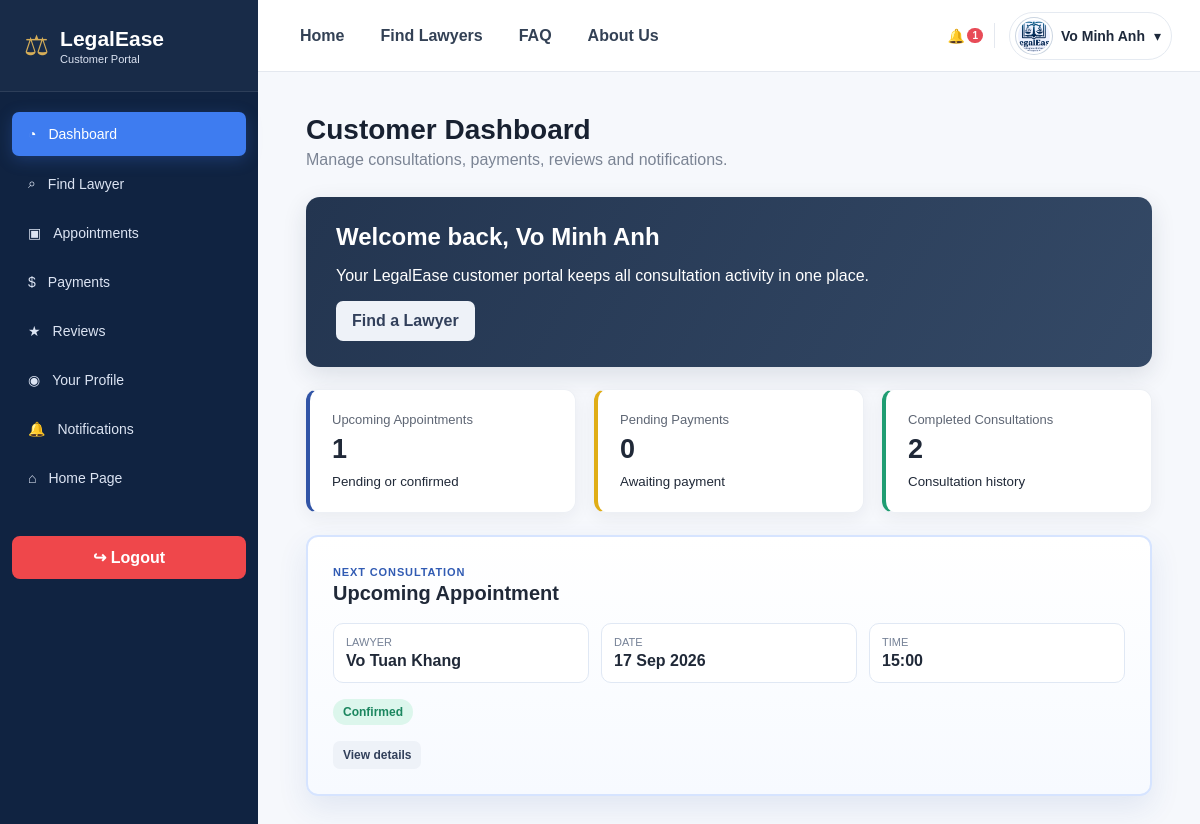
Page /customer/dashboard.php (signed in) on the committed database.
### tables this page shows
CREATE TABLE customer_profiles (
 id INT AUTO_INCREMENT PRIMARY KEY,user_id INT NOT NULL UNIQUE,full_name VARCHAR(150) NOT NULL,phone VARCHAR(30) DEFAULT '',address VARCHAR(255) DEFAULT '',avatar_file VARCHAR(255) DEFAULT '',gender ENUM('Male','Female','Other') NULL,birth_date DATE NULL,
 CONSTRAINT fk_customer_user FOREIGN KEY(user_id) REFERENCES users(id) ON DELETE CASCADE
);

CREATE TABLE appointments (
 id INT AUTO_INCREMENT PRIMARY KEY,slot_id INT NOT NULL,customer_id INT NOT NULL,lawyer_id INT NOT NULL,service_name VARCHAR(150) DEFAULT 'Legal Consultation',note TEXT NOT NULL,
 appointment_date DATE NOT NULL,start_time TIME NOT NULL,end_time TIME NOT NULL,fee DECIMAL(10,2) NOT NULL DEFAULT 0,status ENUM('Pending','Confirmed','Completed','Cancelled') NOT NULL DEFAULT 'Pending',notes TEXT DEFAULT NULL,
 cancel_reason VARCHAR(255) DEFAULT NULL,cancelled_by ENUM('customer','lawyer','admin') DEFAULT NULL,
 created_at DATETIME NOT NULL DEFAULT CURRENT_TIMESTAMP,updated_at DATETIME NULL,payment_due_at DATETIME NULL,payment_reminder_sent_at DATETIME NULL,INDEX idx_appt_lawyer_status(lawyer_id,status),INDEX idx_appt_customer_status(customer_id,status),
 CONSTRAINT fk_appt_slot FOREIGN KEY(slot_id) REFERENCES availability_slots(id),CONSTRAINT fk_appt_customer FOREIGN KEY(customer_id) REFERENCES customer_profiles(id) ON DELETE CASCADE,
 CONSTRAINT fk_appt_lawyer FOREIGN KEY(lawyer_id) REFERENCES lawyer_profiles(id) ON DELETE CASCADE
);

CREATE TABLE lawyer_profiles (
 id INT AUTO_INCREMENT PRIMARY KEY,user_id INT NOT NULL UNIQUE,full_name VARCHAR(150) NOT NULL,phone VARCHAR(30) DEFAULT '',experience_years INT NOT NULL DEFAULT 0,bio TEXT,
 office_address VARCHAR(255) DEFAULT '',location_id INT NULL,is_verified TINYINT(1) NOT NULL DEFAULT 0,rating DECIMAL(2,1) NOT NULL DEFAULT 0.0,
 consultation_fee DECIMAL(10,2) NOT NULL DEFAULT 500000,avatar_file VARCHAR(255) DEFAULT '',created_at DATETIME NOT NULL DEFAULT CURRENT_TIMESTAMP,
 CONSTRAINT fk_lawyer_user FOREIGN KEY(user_id) REFERENCES users(id) ON DELETE CASCADE,
 CONSTRAINT fk_lawyer_location FOREIGN KEY(location_id) REFERENCES locations(id) ON DELETE SET NULL
);

### includes/bootstrap.php (called while the page is built, shortened)
<?php
function e(?string $value): string {
    return htmlspecialchars((string)$value, ENT_QUOTES, 'UTF-8');
}
function avatar_url(?string $stored): string {
    $stored=trim((string)$stored);
    if($stored==='') return app_base_url().'/assets/images/logo.png';
    return app_base_url().'/'.ltrim($stored, '/');
}
function user(): ?array {
    return $_SESSION['user'] ?? null;
}
function app_base_url(): string {
    return '/LegalEase_eProject';
}

### customer/dashboard.php (the view, shortened to what this page needs)
<?php
require_once __DIR__ . '/../includes/customer_layout.php';
$cid = current_customer_id($pdo);
$counts = ['upcoming' => 0, 'pending_payment' => 0, 'completed' => 0];
$s = $pdo->prepare("SELECT COUNT(*) FROM appointments WHERE customer_id=? AND status IN('Pending','Confirmed') AND appointment_date>=CURDATE()");
$s->execute([$cid]);
$counts['upcoming'] = (int) $s->fetchColumn();
$s = $pdo->prepare("SELECT COUNT(*) FROM payments WHERE customer_id=? AND status='Pending'");
$s->execute([$cid]);
$counts['pending_payment'] = (int) $s->fetchColumn();
$s = $pdo->prepare("SELECT COUNT(*) FROM appointments WHERE customer_id=? AND status='Completed'");
$s->execute([$cid]);
$counts['completed'] = (int) $s->fetchColumn();
$up = $pdo->prepare("SELECT a.id,a.appointment_date,a.start_time,a.status,lp.full_name FROM appointments a JOIN lawyer_profiles lp ON lp.id=a.lawyer_id WHERE a.customer_id=? AND a.status IN('Pending','Confirmed') AND a.appointment_date>=CURDATE() ORDER BY a.appointment_date,a.start_time LIMIT 1");
$up->execute([$cid]);
$next = $up->fetch();
customer_shell_start('Customer Dashboard', 'Manage consultations, payments, reviews and notifications.');
?>
<div class="hero-card">
<h2>Welcome back, <?= e(user()['name'])?></h2>
<p>Your LegalEase customer portal keeps all consultation activity in one place.</p>
<a class="btn btn-light" href="/LegalEase_eProject/public/lawyers.php">Find a Lawyer</a>
</div>
<div class="stats-grid">
<div class="stat-card">
<div class="label">Upcoming Appointments</div>
<div class="value"><?= $counts['upcoming']?></div>
<small>Pending or confirmed</small>
</div>
<div class="stat-card warning">
<div class="label">Pending Payments</div>
<div class="value"><?= $counts['pending_payment']?></div>
<small>Awaiting payment</small>
</div>
<div class="stat-card success">
<div class="label">Completed Consultations</div>
<div class="value"><?= $counts['completed']?></div>
<small>Consultation history</small>
</div>
</div>
<div class="card upcoming-customer-card">
<div class="card-header">
<div>
<span class="upcoming-label">Next consultation</span>
<h2>Upcoming Appointment</h2>
</div>
</div><?php
if ($next):?><div class="customer-next-appointment">
<div>
<span>Lawyer</span>
<strong><?= e($next['full_name'])?></strong>
</div>
<div>
<span>Date</span>
<strong><?= e(date('d M Y', strtotime($next['appointment_date'])))?></strong>
</div>
<div>
<span>Time</span>
<strong><?= e(substr($next['start_time'], 0, 5))?></strong>
</div>
</div>
<p>
<span class="badge <?= customer_badge($next['status'])?>"><?= e($next['status'])?></span>
</p>
<a class="btn btn-light btn-sm" href="appointments.php">View details</a><?php
else:?><div class="empty">No upcoming appointment.</div><?php
endif?></div>
<?php
customer_shell_end();
?>

### includes/customer_layout.php (shortened to what this page needs)
<?php
require_once __DIR__ . '/bootstrap.php';
function customer_badge(string $status): string {
    $s = strtolower($status);
    return match ($s) {
        'pending', 'refund pending' => 'badge-pending', 'confirmed', 'success', 'active' => 'badge-confirmed', 'completed' => 'badge-completed', 'cancelled', 'failed', 'inactive' => 'badge-cancelled', 'refunded', 'partially refunded' => 'badge-completed', default => 'badge-neutral'
    };
}
function customer_shell_start(string $title, string $subtitle = ''): void {
    global $pdo;
    $current = basename($_SERVER['PHP_SELF']);
    $uid = (int) (user()['id'] ?? 0);
    $n = 0;
    $profile = null;
    if ($uid) {
        $s = $pdo->prepare('SELECT COUNT(*) FROM notifications WHERE user_id=? AND is_read=0');
        $s->execute([$uid]);
        $n = (int) $s->fetchColumn();
        $s = $pdo->prepare('SELECT cp.full_name,cp.phone,cp.address,cp.avatar_file,u.email FROM customer_profiles cp JOIN users u ON u.id=cp.user_id WHERE cp.user_id=?');
        $s->execute([$uid]);
        $profile = $s->fetch();
    }
    $links = [['dashboard.php', '◔', 'Dashboard'], ['/LegalEase_eProject/public/lawyers.php', '⌕', 'Find Lawyer'], ['appointments.php', '▣', 'Appointments'], ['payments.php', '$', 'Payments'], ['reviews.php', '★', 'Reviews'], ['profile.php', '◉', 'Your Profile'], ['notifications.php', '🔔', 'Notifications']];
    $cssVer = @filemtime(__DIR__ . '/../assets/css/customer.css') ?: time();
    echo '<!doctype html><html lang="en"><head><meta charset="utf-8"><meta name="viewport" content="width=device-width,initial-scale=1"><title>' . e($title) . ' | LegalEase</title><link rel="stylesheet" href="/LegalEase_eProject/assets/css/customer.css?v=' . $cssVer . '"></head><body><div class="customer-layout"><aside class="customer-sidebar"><a class="customer-brand" href="/LegalEase_eProject/customer/dashboard.php" style="text-decoration:none"><div class="mark">⚖</div><div><strong>LegalEase</strong><span>Customer Portal</span></div></a><nav class="customer-nav">';
    foreach ($links as [$url, $icon, $label]) {
        $file = basename(parse_url($url, PHP_URL_PATH));
        $active = $current === $file ? 'active' : '';
        echo '<a class="' . $active . '" href="' . $url . '"><span>' . $icon . '</span>' . e($label) . '</a>';
    }
    echo '<a href="/LegalEase_eProject/index.php"><span>⌂</span> Home Page</a></nav><a class="customer-logout" href="/LegalEase_eProject/logout.php">↪ Logout</a></aside><section class="customer-shell"><header class="customer-topbar"><nav class="customer-public-nav"><a href="/LegalEase_eProject/index.php">Home</a><a href="/LegalEase_eProject/public/lawyers.php">Find Lawyers</a><a href="/LegalEase_eProject/public/faq.php">FAQ</a><a href="/LegalEase_eProject/public/about.php">About Us</a></nav><div class="customer-user">';
    echo '<div style="position:relative"><button type="button" class="customer-bell-btn" id="customerBell" aria-label="Notifications">🔔' . ($n ? '<span class="bell"><b>' . $n . '</b></span>' : '') . '</button><div class="customer-dropdown notification-smart" id="customerNotifications"><div class="notification-drop-head"><strong>Notifications</strong><span>' . $n . ' unread</span></div><div class="notification-filter-tabs"><button type="button" class="drop-filter active" data-note-filter="all">All</button><button type="button" class="drop-filter" data-note-filter="unread">Unread</button></div><div class="notification-drop-list">';
    echo '</div><a class="drop-item view-all" href="/LegalEase_eProject/customer/notifications.php"><b>View all notifications</b></a></div></div><span class="divider"></span>';
    $customerAvatar=avatar_url($profile['avatar_file']??'');
    echo '<div style="position:relative"><button type="button" class="customer-profile-btn" id="customerProfile"><img class="customer-top-avatar" src="'.e($customerAvatar).'" alt="Avatar"><strong>' . e(user()['name'] ?? 'Customer') . '</strong> ▾</button><div class="customer-dropdown customer-profile-card" id="customerProfileMenu"><div class="mini-profile"><img class="customer-top-avatar" src="'.e($customerAvatar).'" alt="Avatar"><div><b>' . e($profile['full_name'] ?? user()['name'] ?? 'Customer') . '</b><br><small>' . e($profile['email'] ?? user()['email'] ?? '') . '</small></div></div><a href="/LegalEase_eProject/customer/profile.php">Your profile</a><a href="/LegalEase_eProject/customer/notifications.php">Notifications</a><a href="/LegalEase_eProject/logout.php">Logout</a></div></div></div></header><main class="customer-main"><h1 class="page-title">' . e($title) . '</h1>' . ($subtitle ? '<p class="page-subtitle">' . e($subtitle) . '</p>' : '');
}
function customer_shell_end(): void {
    echo '</main></section></div><div class="confirm-modal-backdrop" id="confirmBackdrop"><div class="confirm-modal"><h3>Confirm action</h3><p id="confirmMessage">Are you sure you want to continue?</p><div class="confirm-modal-actions"><button type="button" class="btn btn-light" id="confirmNo">Go back</button><button type="button" class="btn btn-danger" id="confirmYes">Continue</button></div></div></div><script>(function(){const bell=document.getElementById("customerBell"),nd=document.getElementById("customerNotifications"),prof=document.getElementById("customerProfile"),pd=document.getElementById("customerProfileMenu");bell&&bell.addEventListener("click",e=>{e.stopPropagation();nd.classList.toggle("open");pd&&pd.classList.remove("open")});prof&&prof.addEventListener("click",e=>{e.stopPropagation();pd.classList.toggle("open");nd&&nd.classList.remove("open")});document.querySelectorAll("[data-note-filter]").forEach(btn=>btn.addEventListener("click",e=>{e.stopPropagation();document.querySelectorAll("[data-note-filter]").forEach(x=>x.classList.remove("active"));btn.classList.add("active");const mode=btn.dataset.noteFilter;document.querySelectorAll("#customerNotifications [data-note-state]").forEach(x=>x.style.display=(mode==="all"||x.dataset.noteState==="unread")?"block":"none")}));document.addEventListener("click",()=>{nd&&nd.classList.remove("open");pd&&pd.classList.remove("open")});let pending=null,pendingSubmitter=null;const b=document.getElementById("confirmBackdrop"),m=document.getElementById("confirmMessage"),y=document.getElementById("confirmYes"),n=document.getElementById("confirmNo");document.addEventListener("submit",function(e){const t=e.submitter,msg=(t&&t.dataset.confirm)||e.target.dataset.confirm;if(!msg||e.target.dataset.confirmed==="1")return;e.preventDefault();pending=e.target;pendingSubmitter=t||null;m.textContent=msg;b.classList.add("open")});document.addEventListener("click",function(e){const a=e.target.closest("a[data-confirm]");if(!a)return;e.preventDefault();pending=a;pendingSubmitter=null;m.textContent=a.dataset.confirm;b.classList.add("open")});y.onclick=()=>{b.classList.remove("open");if(!pending)return;if(pending.tagName==="FORM"){pending.dataset.confirmed="1";pending.requestSubmit(pendingSubmitter)}else if(pending.href)location.href=pending.href;pending=null;pendingSubmitter=null};n.onclick=()=>{b.classList.remove("open");pending=null;pendingSubmitter=null};})();</script></body></html>';
}?>

### rows in the picture
customer_profiles: full_name "Vo Minh Anh"
appointments: lawyer.full_name "Vo Tuan Khang", appointment_date "17 Sep 2026", start_time "15:00", status "Confirmed"

### other values in the picture
$icon "◔"
$label "Dashboard"
$icon "⌕"
$label "Find Lawyer"
$icon "▣"
$label "Appointments"
$icon "$"
$label "Payments"
$icon "★"
$label "Reviews"
$icon "◉"
$label "Your Profile"
$icon "🔔"
$label "Notifications"
$n "1"
